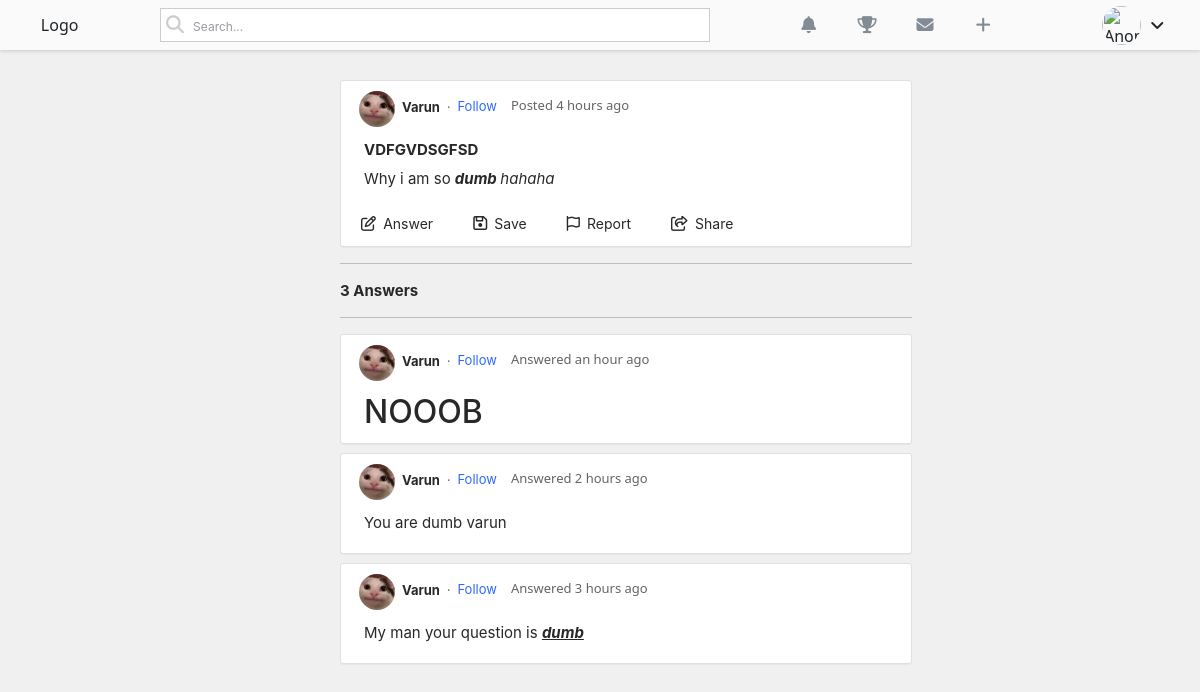
The app's page /posts/1/ with its own data.
### main/models.py (models this page shows, shortened)
class Post(models.Model):
    author = models.ForeignKey(User,on_delete=models.CASCADE)
    title = models.CharField(max_length=150)
    body = RichTextField(blank = True,null = True)
    created = models.DateTimeField(default=now)

class Profile(models.Model):
    user = models.OneToOneField(User,on_delete=models.CASCADE)
    image = models.ImageField(default="default.jpg",upload_to = "profile_pics")
    about = models.TextField(default="I am nerd")
    location = models.CharField(max_length=100)
    usercreated = models.DateTimeField(default=now)
    followers = models.ManyToManyField(User,blank=True,related_name="followers")

class Comment(models.Model):
    body = RichTextField(blank = True,null = True)
    user = models.ForeignKey(User,on_delete=models.CASCADE)
    post = models.ForeignKey(Post,on_delete=models.CASCADE)
    commented = models.DateTimeField(default=now)

### main/views.py (the view, shortened to what this page needs)
# urls.py: path('posts/<int:pk>/',PostDetailview.as_view(),name = "post_detail"),
class PostDetailview(View):
    def get(self,request,pk,*args,**kwargs):
        post = Post.objects.get(pk=pk)
        form = CommentForm()
        commentss = Comment.objects.filter(post=post)
        numberofcomments = len(commentss)
        comments = Comment.objects.filter(post=post).order_by('-commented')
        context = {
            "form":form,
            "post":post,
            'comments':comments,
            'numberofcomments':numberofcomments
        }
        return render(request,"post_detail.html",context)

### main/forms.py
class CommentForm(forms.ModelForm):
    class Meta:
        model = Comment
        fields = ['body']

### templates/post_detail.html (shortened to what this page needs)
{% load static %}
{% load humanize %}
<!DOCTYPE html>
<html lang="en">
<head>
    <link href="https://cdn.jsdelivr.net/npm/bootstrap@5.1.0/dist/css/bootstrap.min.css" rel="stylesheet">
    <link rel="stylesheet" href="{% static 'css/home.css' %}">
</head>
<body style="background-color: rgba(165, 165, 165, 0.164);">
    <header class="navbarr">
        <div class="logo">
            Logo
        </div>
        <div class="searchdiv">
            <i class="fas fa-search"></i>
            <input type="search" class="searchh" placeholder="Search...">
        </div>
        <div class="iconsdivuser">
            <i class="fas fa-bell" data-bs-toggle="tooltip" title="Notifications"></i>
            <i class="fas fa-trophy" data-bs-toggle="tooltip" title="Achievements Such As Points"></i>
            <i class="fas fa-envelope" data-bs-toggle="tooltip" title="Messages"></i>
            <a href="{% url 'ask_question' %}"><i class="fas fa-plus" data-bs-toggle="modal" data-bs-target="#postcreate"></i></a>
        </div>
        <div class="userdiv">
            <img src="{{user.profile.image.url}}" data-bs-toggle="tooltip" title = "{{request.user}}" width="39px" height="39px" class="userprofilebruh">
            <i class="fas fa-angle-down" onclick="usernav()"></i>
        </div>
    </header>
    <div class="postdivgobrr" style="margin-top: 80px;">
        <div class="postdivheader">
            <img src="{{post.author.profile.image.url}}" alt="" width="36px" height="36px" class="postdivheaderimg">
            <p class="postdivheadername">{{post.author}}</p>
            <span>.</span>
            <p class="postdivheaderfollow">Follow</p>
            <p class="whenposted">Posted {{post.created|naturaltime}}</p>
        </div>
        <div class="titlestuff">
            <a href="{% url 'post_detail' post.pk %}" target="_blank">
                {{post.title}}
            </a>
        </div>
        <div class="bodystuff">
            {{post.body|safe}}
        </div>
        <div class="bottom-stuff">
            <div class="answer-field" onclick="openasnwerpanel()">
                <i class="far fa-edit"></i>
                <span class="answer">Answer</span>
            </div>
            <a>
                <div class="save-field">
                    <i class="far fa-save"></i>
                    <span class="save">Save</span>
                </div>
            </a>
            <div class="report-field" data-bs-toggle="modal" data-bs-target="#modalofreport">
                <i class="far fa-flag"></i>
                <span class="report">Report</span>
            </div>
            <div class="share-field" data-bs-toggle="modal" data-bs-target="#modalofreport">
                <i class="far fa-share-square" data-bs-toggle="tooltip" title="Share"></i>
                <span class="share">Share</span>
            </div>
        </div>
  </div>
    <hr width="572px" style="position: relative;left: 340px;">
    <p style="color: #282829;font-family: -apple-system, BlinkMacSystemFont, 'Segoe UI', Roboto, Oxygen, Ubuntu, Cantarell, 'Open Sans', 'Helvetica Neue', sans-serif;font-size: 15px;font-weight: bold;line-height: 21px;margin-left: 340px;">{{numberofcomments}} Answers</p>
    <hr width="572px" style="position: relative;left: 340px;">
  {% for comment in comments %}
    <div class="postanswersdiv">
        <div class="topstuff">
            <img src="{{comment.user.profile.image.url}}" width="36px" height="36px" alt="">
            <p class="username">{{comment.user}}</p>
            <span>.</span>
            <p class="followshit">Follow</p>
            <p class="whenanswered">Answered {{comment.commented|naturaltime}}</p>
        </div>
        <div class="bodystuff">
            {{comment.body|safe}}
        </div>
    </div>
  {% endfor %}
</body>
</html>

### records on screen
Post: author.profile.image (picture), author "Varun", created "4 hours ago", title "VDFGVDSGFSD", body "Why i am so dumb hahaha"
Comment: user.profile.image (picture), user "Varun", commented "an hour ago", body "NOOOB"
Comment: user.profile.image (picture), user "Varun", commented "2 hours ago", body "You are dumb varun"
Comment: user.profile.image (picture), user "Varun", commented "3 hours ago", body "My man your question is dumb"

### other values on screen
{{ numberofcomments }} "3"
